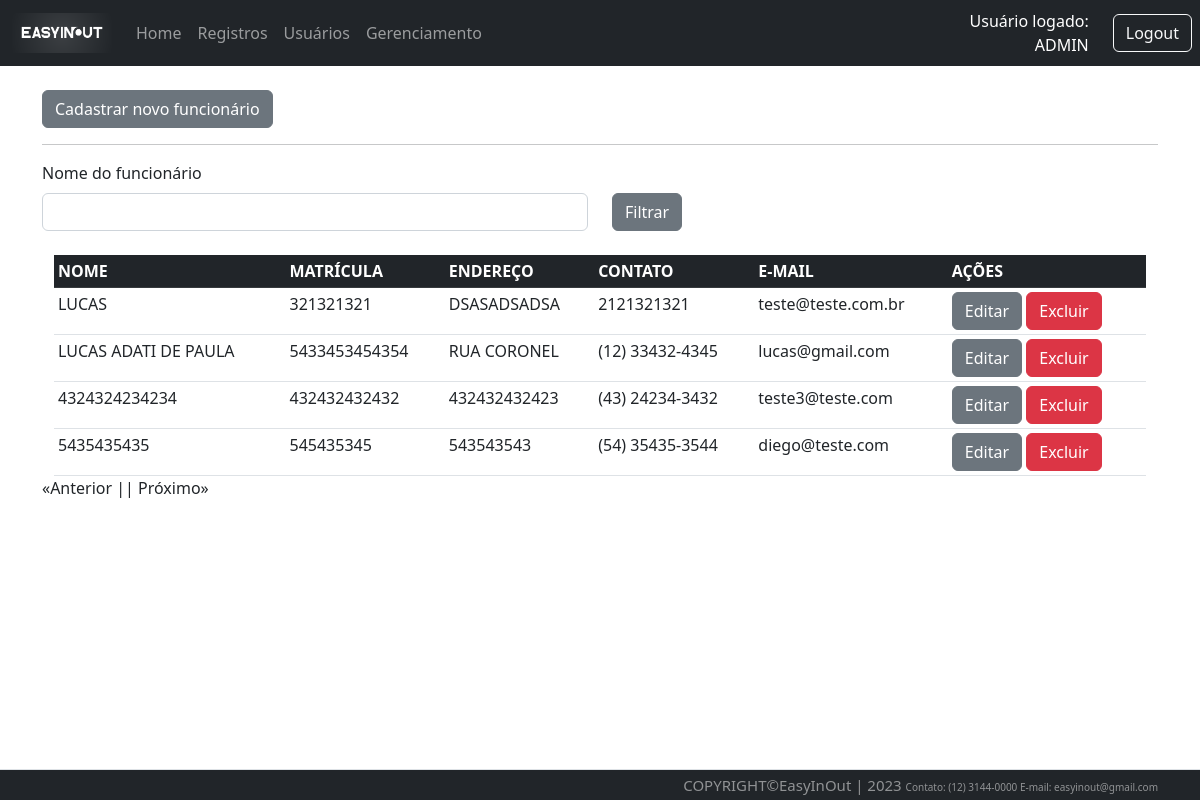
The page /func/list (signed in) on the database as committed earlier.
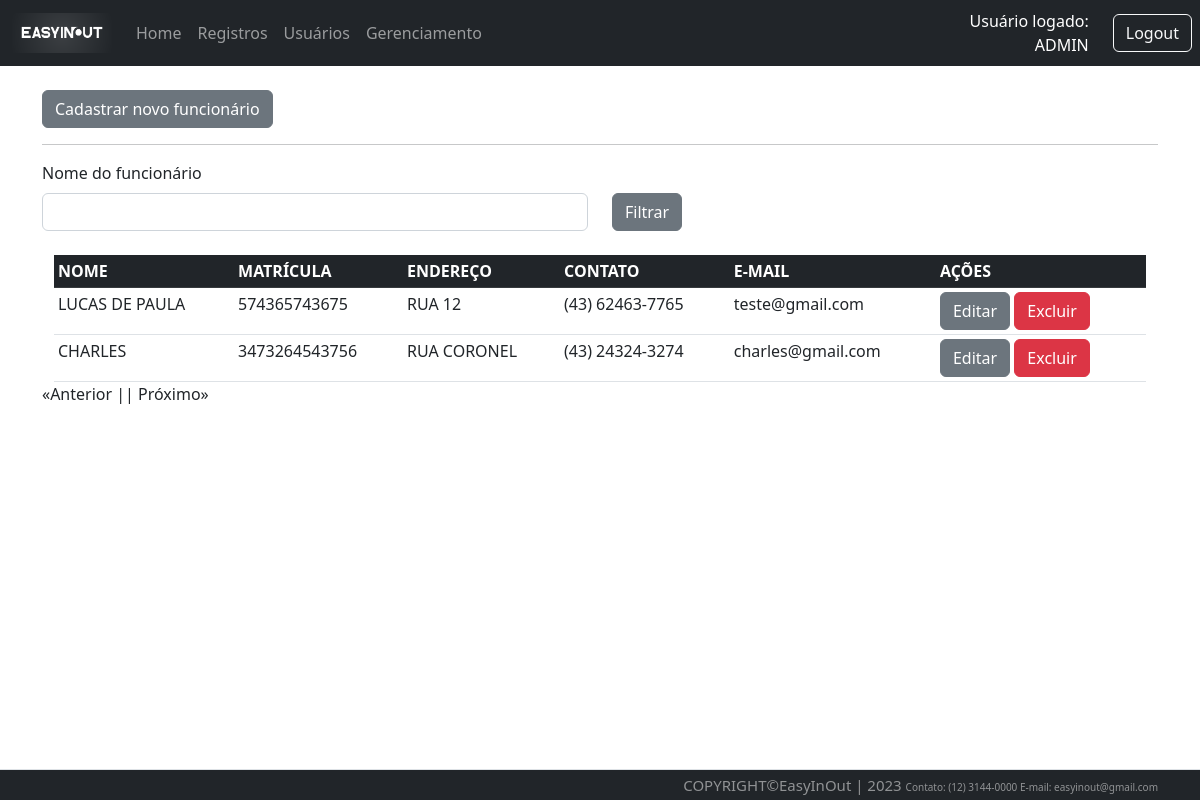
The same page on the database as committed later.
### Src/Model/BancoDados.py (models this page shows, shortened)
class FuncBd(UserMixin,db.Model):
  id = db.Column(db.Integer, primary_key=True, autoincrement=True)
  mat = db.Column(db.Integer, unique=True)
  nome = db.Column(db.String(150))
  endereco = db.Column(db.String(150))
  contato = db.Column(db.String(150))
  email = db.Column(db.String(150))
  senha = db.Column(db.String(150))

### Src/View/Func.py (the view)
@Func.route('/list', defaults={'page':1}, methods=['GET'])
@Func.route('/list/<int:page>', methods=['GET'])
@login_required
def listFunc(page):
  _funcFilter=request.values.get('nomeFuncionario')
  if _funcFilter == 'None' or _funcFilter is None:
    _funcFilter=""
  return render_template('listaFuncionario.html', listData=FuncsController.List(page,_funcFilter),_nomeFunc=_funcFilter)

### Src/Controller/Funcs.py (called while the page is built)
  def List(page,_funcFilter, per_page=15):
    print(_funcFilter)
    if len(_funcFilter)<1 :
      query = FuncBd.query.paginate(page=page, per_page=per_page)
      queryCount = FuncBd.query.count()
    else:
      query = FuncBd.query.filter(FuncBd.nome.like('%'+_funcFilter+'%')).paginate(page=page, per_page=per_page)
      queryCount = FuncBd.query.count()
    return {
      "regFunc": query,
      "count": queryCount,
      "page": page,
      "per_page": per_page
    }

### Src/View/Login.py (called while the page is built)
@login_manager.user_loader
def load_user(employee_id):
  funcionario = FuncBd.query.filter_by(id=employee_id).first()
  return funcionario

### Templates/listaFuncionario.html (shortened to what this page needs)
{% extends 'base.html' %}
{% block conteudo %}
<br>
<a href="{{url_for('router.func.createFunc')}}" class="btn btn-secondary btn-xs">Cadastrar novo funcionário</a>
<hr>
<div class="row">
    <label class="form-label" for="form3Example4">Nome do funcionário</label>
    <fieldset class="form-group col-md-6">
        <form action="{{url_for('router.func.listFunc')}}" method="GET">
            <input type="text" class="form-control" name="nomeFuncionario" value="{{_nomeFunc}}">
    </fieldset>
    <fieldset class="form-group col-md-4">
        <button type="submit" class="btn btn-secondary">Filtrar</button>
    </fieldset>
</div>
<br>
<section class="intro">
    <div class="mask d-flex align-items-center h-100">
      <div class="container ">
        <div class="row justify-content-center">
          <div class="col-xl">
            <div class="bg-white ">
              <table class="table table-sm mb-0 text-xsmall">
                <thead class="table-dark">
                  <tr>
                    <th scope="col">NOME</th>
                    <th scope="col">MATRÍCULA</th>
                    <th scope="col">ENDEREÇO</th>
                    <th scope="col">CONTATO</th>
                    <th scope="col">E-MAIL</th>
                    <th scope="col">AÇÕES</th>
                  </tr>
                </thead>
                <tbody>
                  {% for registro in listData['regFunc'].items %}
                  {% if not registro.nome == "ADMIN" %}
                  <tr>
                    <td>{{registro.nome}}</td>
                    <td>{{registro.mat}}</td>
                    <td>{{registro.endereco}}</td>
                    <td>{{registro.contato}}</td>
                    <td>{{registro.email}}</td>
                    {% if current_user.nome == "ADMIN" %}
                    <td>
                      <a href="{{registro.id}}/updateFunc" class="btn btn-secondary btn-xs">Editar</a>
                      <a href="{{registro.id}}/removeFunc"
                        onclick="return confirm('Deseja realmente excluir esse registro ?')"
                        class="btn btn-danger btn-xs">Excluir</a>
                    </td>
                    {% endif %}
                  </tr>
                  {% endif %}
                  {% endfor %}
                </tbody>
              </table>
            </div>
          </div>
        </div>
      </div>
    </div>
</section>
<div style="display: flex;">
    {% if listData['regFunc'].has_prev %}
    <a href="{{listData['regFunc'].prev_num}}?nomeFuncionario={{_nomeFunc}}">«Anterior |</a>
    {% else %}
    <p>«Anterior |</p>
    {% endif %}
    {% if listData['regFunc'].has_next %}
      {% if listData['page'] == 1%}
        <a href="list/{{listData['regFunc'].next_num}}?nomeFuncionario={{_nomeFunc}}">| Próximo»</a>
      {% else %}
        <a href="{{listData['regFunc'].next_num}}?nomeFuncionario={{_nomeFunc}}">| Próximo»</a>
      {% endif %}
    {% else %}
    <p>| Próximo»</p>
    {% endif %}
</div>
{% endblock conteudo %}

### Templates/base.html (shortened to what this page needs)
<!DOCTYPE html>
<html lang="en-US">
    <head>
        <link rel="stylesheet"
            href="https://cdn.jsdelivr.net/npm/bootstrap@5.2.3/dist/css/bootstrap.min.css"
>
      <link rel="stylesheet" href="{{url_for('static', filename='style.css')}}">
    </head>
    <header>
        {% include 'top.html' %}
    </header>
    <body>
        <div class="container">
            {% block conteudo %}
            {% endblock conteudo %}
        </div>
    </body>
      <br>
      <br>
        {% include 'footer.html' %}
</html>

### Templates/top.html (shortened to what this page needs)
<div id="containers">
{% if not current_user.nome %}
<nav class="navbar navbar-expand-lg navbar-dark bg-dark">
          <div class="container-fluid">
              <a class="navbar-brand" href="{{url_for('router.home.index')}}">
                <img src="{{url_for('static', filename='Images/easyinout.png')}}"
             style="width: 100px; height: 40px;">
              </a>
              <div class="collapse navbar-collapse" id="navbarSupportedContent">
                  <ul class="navbar-nav me-auto mb-2 mb-lg-0">
                    <li class="nav-item">
                        <a class="nav-link" href="{{url_for('router.home.index')}}">Home</a>
                    </li>
                    <li class="nav-item">
                        <a class="nav-link" href="{{url_for('router.about.sobre')}}">Sobre Nós</a>
                    </li>
                  </ul>
              </div>
              <div class="text-end">
                  <a type="button" class="btn btn-outline-light me-2" href="{{url_for('router.login.login')}}">Login</a>
              </div>
          </div>
      </nav>
{% elif current_user.nome == "ADMIN" %}
        <nav class="navbar navbar-expand-lg navbar-dark bg-dark">
            <div class="container-fluid">
                <a class="navbar-brand" href="{{url_for('router.home.index')}}">
                  <img src="{{url_for('static', filename='Images/easyinout.png')}}"
             style="width: 100px; height: 40px;">
                </a>
                <div class="collapse navbar-collapse"
                    id="navbarSupportedContent">
                    <ul class="navbar-nav me-auto mb-2 mb-lg-0">
                        <li class="nav-item">
                            <a class="nav-link" href="{{url_for('router.home.index')}}">Home</a>
                        </li>
                        <li class="nav-item">
                            <a class="nav-link" href="{{url_for('router.traffic.list')}}">Registros</a>
                        </li>
                        <li class="nav-item">
                            <a class="nav-link"href="{{url_for('router.user.listUser')}}">Usuários</a>
                        </li>
                        <li class="nav-item">
                            <a class="nav-link"href="{{url_for('router.func.listFunc')}}">Gerenciamento</a>
                        </li>
                    </ul>
                </div>
            </div>
            <div class="text-end me-4" style="text-align:right; color:white; width:500px ">
              Usuário logado:<br>{{current_user.nome}}
            </div>
            <div class="text-end">
                <a type="button" class="btn btn-outline-light me-2" href="{{url_for('router.login.logout')}}">Logout</a>
            </div>
        </nav>
</div>
{% endif %}

### Templates/footer.html
<footer class="w-100">
  <div
      class="d-flex flex-wrap align-items-center py-1 border-top text-bg-dark">
      <div align="right" class="container">
          <div class="text-white-50 small align-items-center">
              <a style="font-size: 15px;"> COPYRIGHT&copy;EasyInOut | 2023 </a>
              <a style="font-size: 10px;">Contato: (12) 3144-0000 </a>
              <a style="font-size: 10px;">E-mail: easyinout@gmail.com </a>
          </div>
      </div>
  </div>
</footer>

### Public/style.css (style rules this page uses)
footer { position: fixed; bottom: 0; }
.intro { height: 100%; width: 100%; }

### Templates/base.html (style rules this page uses)
body { min-height: 100% }

Rows that differ between the two databases and show on the page:
removed FuncBd: nome "LUCAS ADATI DE PAULA", mat "5433453454354", endereco "RUA CORONEL", contato "(12) 33432-4345", email "lucas@gmail.com"
removed FuncBd: nome "4324324234234", mat "432432432432", endereco "432432432423", contato "(43) 24234-3432", email "teste3@teste.com"
removed FuncBd: nome "5435435435", mat "545435345", endereco "543543543", contato "(54) 35435-3544", email "diego@teste.com"
changed FuncBd: nome "LUCAS" → "LUCAS DE PAULA"; mat "321321321" → "574365743675"; endereco "DSASADSADSA" → "RUA 12"; contato "2121321321" → "(43) 62463-7765"; email "teste@teste.com.br" → "teste@gmail.com"
added FuncBd: nome "CHARLES", mat "3473264543756", endereco "RUA CORONEL", contato "(43) 24324-3274", email "charles@gmail.com"
